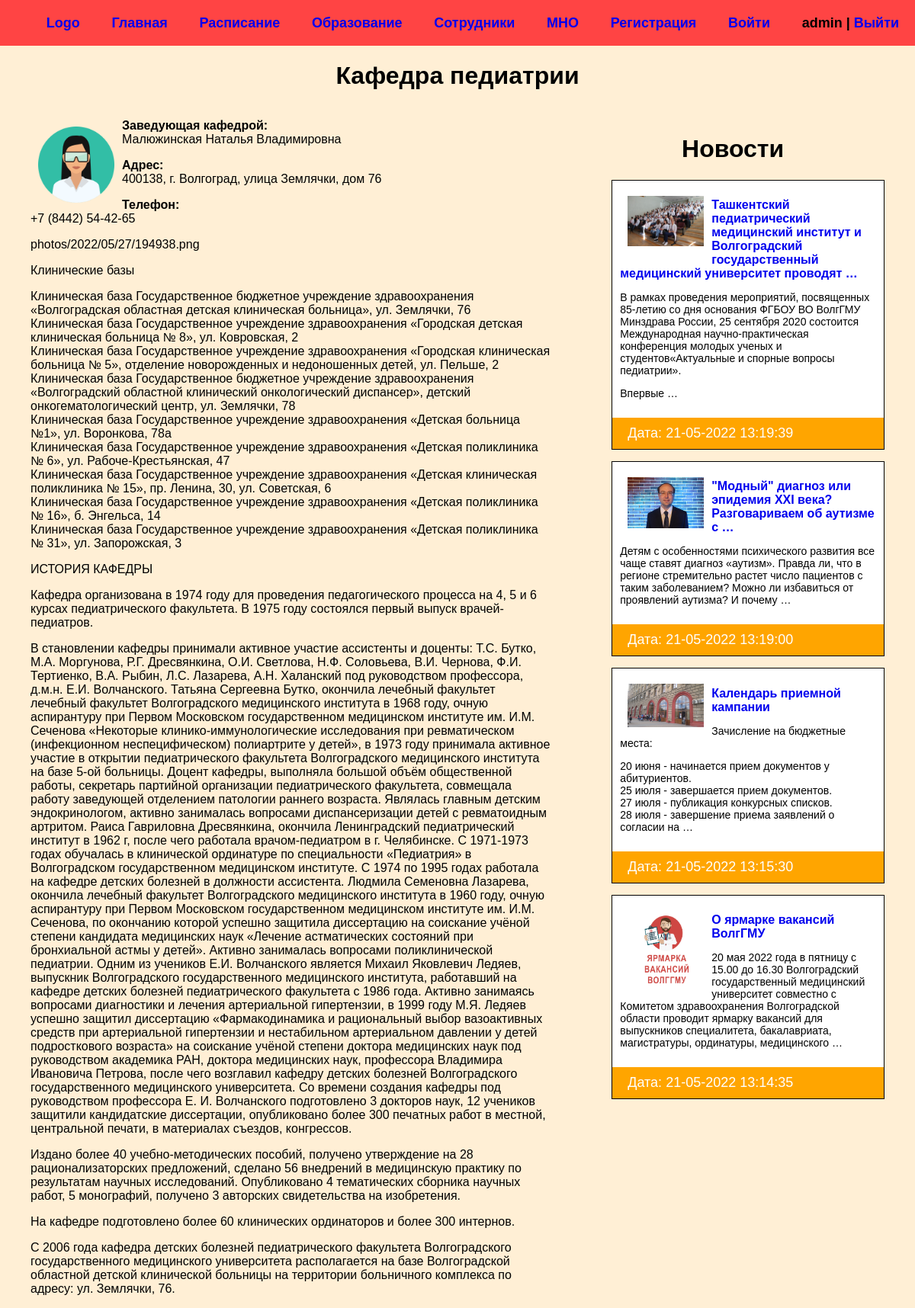
The app's page / (signed in) with its own data.
### department/models.py (models this page shows, shortened)
class General(models.Model):
    title = models.CharField(max_length=100, verbose_name='Ф.И.О.')
    address = models.CharField(max_length=100, verbose_name='Адрес')
    phone = models.CharField(max_length=50, verbose_name='Телефон')
    photo = models.ImageField(upload_to='photos/%Y/%m/%d', blank=True, verbose_name='Фото')
    content = models.TextField(blank=True, verbose_name='Контент')
    class Meta:
        verbose_name = 'Общее сведение'
        verbose_name_plural = 'Общие сведения'

class News(models.Model):
    title = models.CharField(max_length=255, verbose_name='Название')
    slug = models.SlugField(max_length=255, unique=True, db_index=True, verbose_name='URL')
    content = models.TextField(blank=True, verbose_name='Контент')
    photo = models.ImageField(upload_to='photos/%Y/%m/%d', blank=True, verbose_name='Фото')
    time_created = models.DateTimeField(auto_now_add=True, verbose_name='Дата публикации')
    time_update = models.DateTimeField(auto_now=True, verbose_name='Дата обновления')
    is_published = models.BooleanField(default=True, verbose_name='Опубликовано')
    cat = models.ForeignKey('Category', on_delete=models.PROTECT, verbose_name='Категория')
    def get_absolute_url(self):
        return reverse('post', kwargs={'post_slug': self.slug})
    class Meta:
        verbose_name = 'Новость'
        verbose_name_plural = 'Новости'
        ordering = ['-time_created']

### department/views.py (the view)
# urls.py: path('', GeneralHome.as_view(), name='index'),
class GeneralHome(DataMixin, ListView):
    model = General
    template_name = 'department/index.html'
    context_object_name = 'general'
    def get_context_data(self, *, object_list=None, **kwargs):
        context = super(GeneralHome, self).get_context_data(**kwargs)
        context['posts'] = News.objects.all()
        c_def = self.get_user_context(title='Кафедра педиатрии')
        return dict(list(context.items()) + list(c_def.items()))

### department/utils.py (called while the page is built)
    def get_user_context(self, **kwargs):
        context = kwargs
        cats = Category.objects.all()
        user_menu = menu.copy()
        if not self.request.user.is_authenticated:
            user_menu.pop(1)
        context['menu'] = user_menu
        context['cats'] = cats
        return context

### department/templates/department/index.html (shortened to what this page needs)
{% extends 'department/base.html'%}
{% block content %}
<h1>{{ title }}</h1>
<div class="block">
    <ul class="info">
        {% for g in general %}
        <div class="title">
            {% if g.photo %}
            <img src="{{ g.photo.url }}" alt="">
            {% endif %}
            <p><b>Заведующая кафедрой: <br></b> {{g.title}}</p>
            <p><b>Адрес: <br></b> {{g.address}}</p>
            <p><b>Телефон: <br></b> {{g.phone}}</p>
            <p>{{g.photo}}</p>
            <p>{{ g.content | linebreaks }}</p>
            {% endfor %}
        </div>
    </ul>
    <ul class="news">
        <h1>Новости</h1>
        <ul class="main">
            {% for p in posts %}
            <li>
                <div class="text">
                    {% if p.photo %}
                    <img src="{{ p.photo.url}}" alt="" class="image">
                    {% endif %}
                    <h2><a href="{{ p.get_absolute_url }}">{{p.title|truncatewords:10}}</a></h2>
                    <p>{{p.content|linebreaks|truncatewords:30}}</p>
                </div>
                <p class="date">Дата: {{p.time_update|date:"d-m-Y H:i:s" }}</p>
            </li>
            {% endfor %}
        </ul>
    </ul>
     <ul class="list-pages">
            </ul>
</div>
{% endblock %}

### department/templates/department/base.html (shortened to what this page needs)
<!DOCTYPE html>
{% load static %}
<html lang="ru">
<head>
    <link rel="stylesheet" href="{% static 'css/style.css' %}">
</head>
<body>
<div class="header">
    <div class="wrap">
        <ul class="mainmenu">
            <li class="logo"><a href="{% url 'index' %}">Logo</a></li>
            {% for m in menu %}
            <li class="last"><a href="{% url m.url_name %}">{{ m.title }}</a></li>
            {% endfor %}
            {% if request.user.is_authenticated %}
            <li class="last">{{ user.username }} | <a href="{% url 'loginuser' %}">Выйти</a></li>
            {% else %}
            <li class="last"><a href="{% url 'signupuser' %}">Регистрация</a> | <a
                    href="{% url 'loginuser' %}">Войти</a></li>
            {% endif %}
        </ul>
    </div>
</div>
<div class="main">
    {% block content %}
    {% endblock %}
</div>
</body>
</html>

### department/static/css/style.css (style rules this page uses)
body { background: #FFEFD5; margin: 0; padding: 0; font-family: Verdana, Geneva, Tahoma, sans-serif; }
.wrap { max-width: 1480px; margin: 0 auto; }
.mainmenu { display: flex; align-items: center; font-size: 18px; font-weight: bold; justify-content: space-around; background: #FF4444; height: 60px; margin: 0; }
h1 { text-align: center; }
ul { list-style: none; }
a { text-decoration: none; }
.block { display: flex; }
.title img { width: 120px; float: left; padding: 10px; box-sizing: border-box; }
.image { width: 120px; float: left; padding: 10px; box-sizing: border-box; }
.info { width: 280%; margin: 0; }
.news { float: right; }
.main li { border: 1px solid; margin-top: 15px; }
div.text { padding: 10px; background: #FFF; box-sizing: border-box; }
.date { padding: 10px 20px; box-sizing: border-box; background: orange; font-size: 18px; color: #FFF; margin: 0; }
.text a { margin: 0; }
.text h2 { font-size: 16px; }
.text p { font-size: 14px; }
.list-pages { display: flex; justify-content: center; }

### records on screen
General: photo (picture), title "Малюжинская Наталья Владимировна", address "400138, г. Волгоград, улица Землячки, дом 76", phone "+7 (8442) 54-42-65", photo "photos/2022/05/27/194938.png", content "Клинические базы Клиническая база Государственное бюджетное учреждение здравоохранения «Волгоградская областная детская клиническая больница», ул. Землячки, 76 Клиническая база Государственное учреждение здравоохранения «Городская детская клиническая больница № 8», ул. Ковровская, 2 Клиническая база Государственное учреждение здравоохранения «Городская клиническая больница № 5», отделение новорожденных и недоношенных детей, ул. Пельше, 2 Клиническая база Государственное бюджетное учреждение здравоохранения «Волгоградский областной клинический онкологический диспансер», детский онкогематологический центр, ул. Землячки, 78 Клиническая база Государственное учреждение здравоохранения «Детская…"
News: photo (picture), title "Ташкентский педиатрический медицинский институт и Волгоградский государственный медицинский университет проводят …", content "В рамках проведения мероприятий, посвященных 85-летию со дня основания ФГБОУ ВО ВолгГМУ Минздрава России, 25 сентября 2020 состоится Международная научно-практическая конференция молодых ученых и студентов«Актуальные и спорные вопросы педиатрии». Впервые …", time_update "21-05-2022 13:19:39"
News: photo (picture), title "\"Модный\" диагноз или эпидемия XXI века? Разговариваем об аутизме с …", content "Детям с особенностями психического развития все чаще ставят диагноз «аутизм». Правда ли, что в регионе стремительно растет число пациентов с таким заболеванием? Можно ли избавиться от проявлений аутизма? И почему …", time_update "21-05-2022 13:19:00"
News: photo (picture), title "Календарь приемной кампании", content "Зачисление на бюджетные места: 20 июня - начинается прием документов у абитуриентов. 25 июля - завершается прием документов. 27 июля - публикация конкурсных списков. 28 июля - завершение приема заявлений о согласии на …", time_update "21-05-2022 13:15:30"
News: photo (picture), title "О ярмарке вакансий ВолгГМУ", content "20 мая 2022 года в пятницу с 15.00 до 16.30 Волгоградский государственный медицинский университет совместно с Комитетом здравоохранения Волгоградской области проводит ярмарку вакансий для выпускников специалитета, бакалавриата, магистратуры, ординатуры, медицинского …", time_update "21-05-2022 13:14:35"

### other values on screen
{{ m.title }} "Главная" "Расписание" "Образование" "Сотрудники" "МНО" "Регистрация" "Войти"
{{ user.username }} "admin"
{{ title }} "Кафедра педиатрии"
